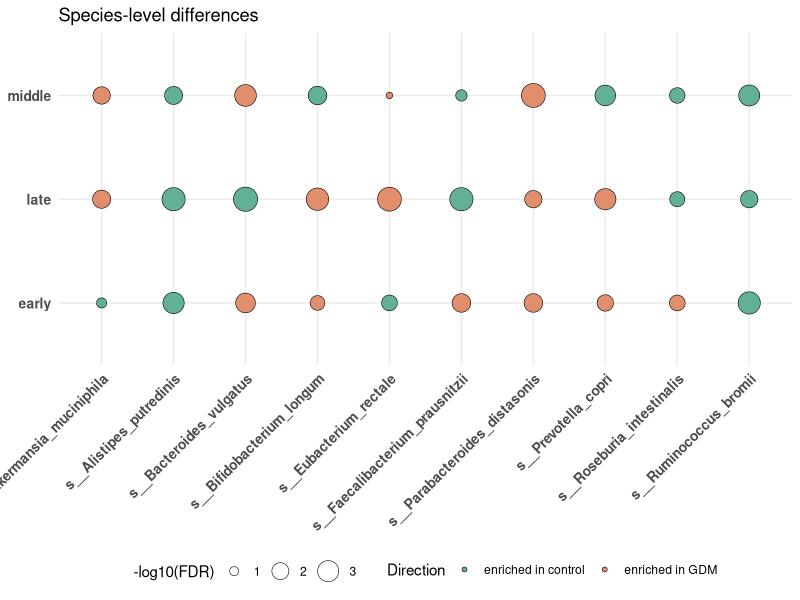
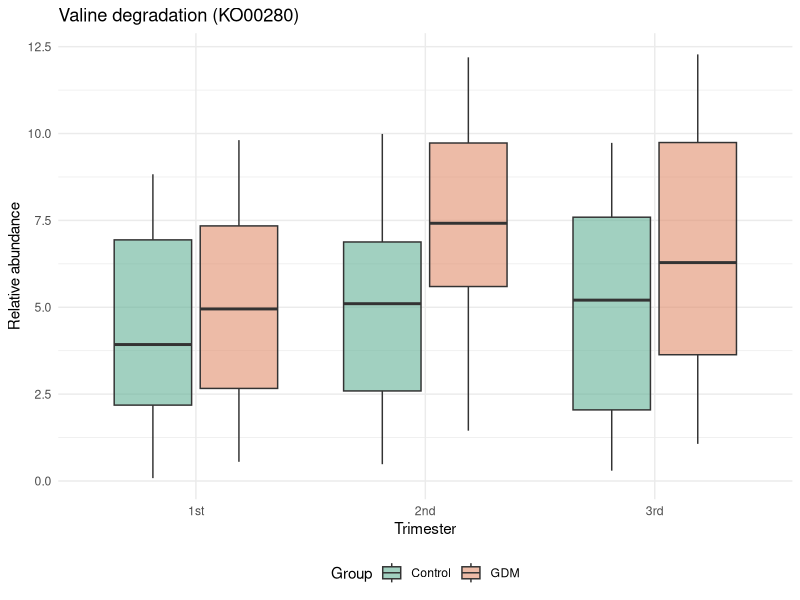
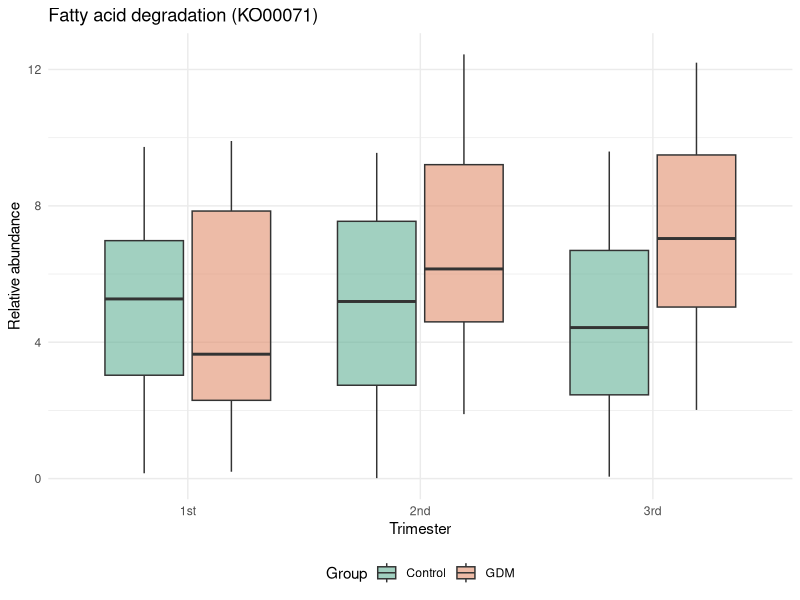
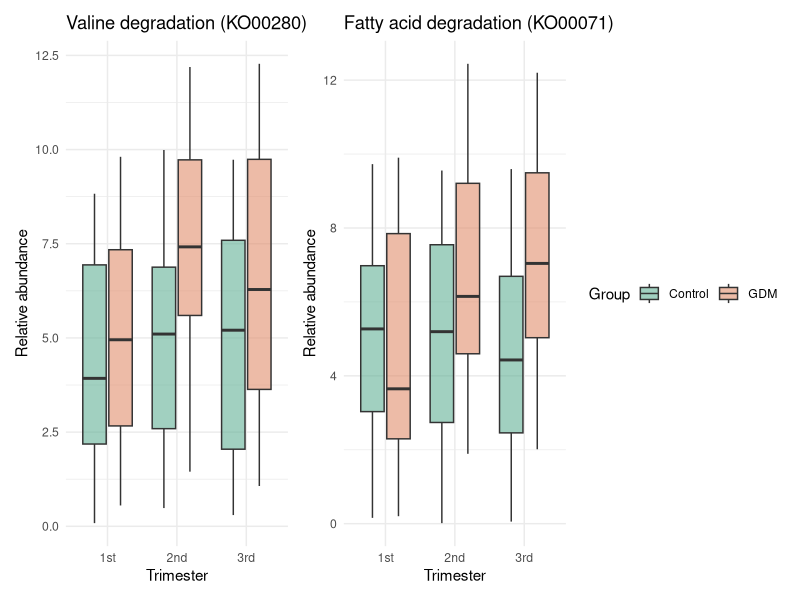
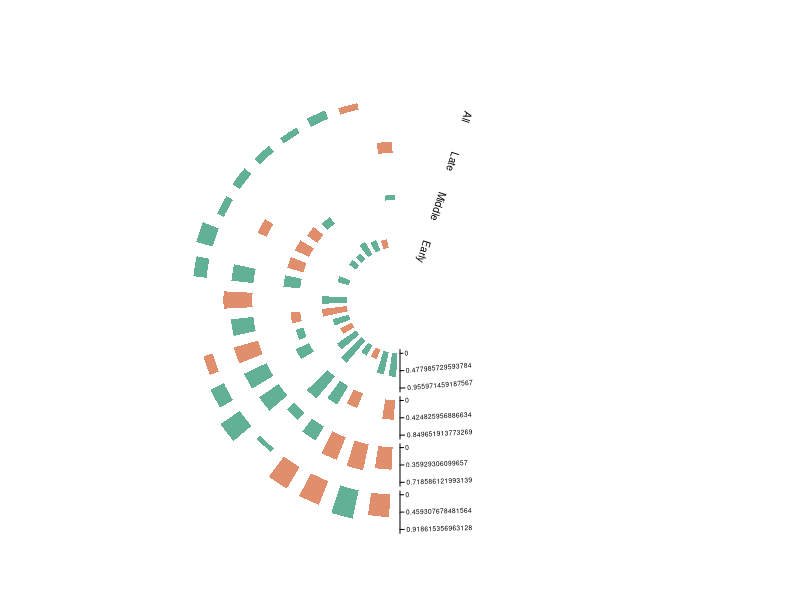

Write the R code that produced these figures, in order.
# Figure 4: Microbiome species + KO GSEA + pathway boxplots
library(ggplot2)
library(dplyr)
library(tidyr)
library(circlize)
library(ComplexHeatmap)
library(grid)

# -------------------- 4A: Species dotplot --------------------
set.seed(10)
species <- paste0("s__", c("Bacteroides_vulgatus", "Prevotella_copri", "Faecalibacterium_prausnitzii",
                           "Ruminococcus_bromii", "Akkermansia_muciniphila", "Bifidobacterium_longum",
                           "Eubacterium_rectale", "Roseburia_intestinalis", "Alistipes_putredinis",
                           "Parabacteroides_distasonis"))
trimesters <- c("early", "middle", "late")
dot_data <- expand.grid(Species = species, Trimester = trimesters, stringsAsFactors = FALSE)
dot_data$log10padj <- runif(nrow(dot_data), 0.5, 3)
dot_data$direction <- sample(c("enriched in GDM", "enriched in control"), nrow(dot_data), replace = TRUE)
dot_data$size <- dot_data$log10padj * 1.5

pA <- ggplot(dot_data, aes(x = Species, y = Trimester, size = size, fill = direction)) +
  geom_point(shape = 21, stroke = 0.3) +
  scale_size_continuous(range = c(2, 8), name = "-log10(FDR)") +
  scale_fill_manual(values = c("enriched in GDM" = "#E18E6D", "enriched in control" = "#62B197"),
                    name = "Direction") +
  theme_minimal() +
  theme(axis.text.x = element_text(angle = 45, hjust = 1, face = "bold", size = 10),
        axis.text.y = element_text(face = "bold", size = 10),
        axis.title = element_blank(),
        legend.position = "bottom") +
  labs(title = "Species-level differences")

# -------------------- 4B: GSEA circular barplot (fan) --------------------
# Simulate GSEA results for KO pathways across trimesters
set.seed(11)
ko_pathways <- paste0("KO", 1:20, ":", c("Valine degradation", "Fatty acid degradation", "Butanoate metabolism",
                                         "Glycolysis", "TCA cycle", "Oxidative phosphorylation",
                                         "Pyruvate metabolism", "Propanoate metabolism", "Cysteine metabolism",
                                         "Arginine biosynthesis", "Lysine degradation", "Phenylalanine metabolism",
                                         "Tryptophan metabolism", "Histidine metabolism", "Tyrosine metabolism",
                                         "Beta-alanine metabolism", "Glycerolipid metabolism", "Glycerophospholipid metabolism",
                                         "Arachidonic acid metabolism", "Linoleic acid metabolism"))
periods <- c("Early", "Middle", "Late", "All")
# Simulate NES and pvalue
fan_data <- expand.grid(Pathway = ko_pathways, Period = periods, stringsAsFactors = FALSE)
fan_data <- fan_data %>%
  group_by(Period) %>%
  mutate(NES = rnorm(n(), 0, 1.5),
         pvalue = runif(n(), 0.001, 0.2),
         pvalue = ifelse(runif(n()) < 0.4, runif(n(), 0.001, 0.05), pvalue),
         log10padj = -log10(pvalue),
         # leading edge ratio (simulated)
         ratio = ifelse(pvalue < 0.1, runif(n(), 0.1, 0.8), 0),
         ratio = ifelse(ratio < 0, 0, ratio)) %>%
  ungroup() %>%
  filter(pvalue < 0.1)  # keep only significant for display

# Prepare for circlize: we need a matrix of ratios with pathways as rows and periods as columns
fan_mat <- fan_data %>%
  select(Pathway, Period, ratio, NES) %>%
  pivot_wider(names_from = Period, values_from = c(ratio, NES), values_fill = list(ratio = 0, NES = 0))
fan_mat <- as.data.frame(fan_mat)
rownames(fan_mat) <- fan_mat$Pathway
fan_mat <- fan_mat[, -1]

# Order pathways by overall ratio
order_path <- order(rowMeans(fan_mat[, grep("ratio", colnames(fan_mat))], na.rm = TRUE), decreasing = TRUE)
fan_mat <- fan_mat[order_path, , drop = FALSE]
path_names <- rownames(fan_mat)

# Prepare for circlize: each period is a track; we need a matrix of ratios and NES colors
ratio_cols <- grep("ratio", colnames(fan_mat))
nes_cols <- grep("NES", colnames(fan_mat))
ratio_mat <- as.matrix(fan_mat[, ratio_cols])
nes_mat <- as.matrix(fan_mat[, nes_cols])
colnames(ratio_mat) <- gsub("ratio_", "", colnames(ratio_mat))
colnames(nes_mat) <- gsub("NES_", "", colnames(nes_mat))
# Ensure periods order
period_order <- c("Early", "Middle", "Late", "All")
ratio_mat <- ratio_mat[, period_order, drop = FALSE]
nes_mat <- nes_mat[, period_order, drop = FALSE]

# Define colors for NES (red positive, green negative)
nes_color <- function(x) {
  if (x > 0) "#E18E6D" else "#62B197"
}
color_mat <- matrix(apply(nes_mat, 2, function(col) sapply(col, nes_color)),
                    nrow = nrow(nes_mat), ncol = ncol(nes_mat),
                    dimnames = dimnames(nes_mat))

# Draw circular plot using circlize
circos_plot <- function() {
  circos.par(start.degree = 270, gap.degree = 180,
             track.height = 0.18, circle.margin = c(0.1, 0.1))
  circos.initialize(letters[1], xlim = c(0, nrow(ratio_mat)))
  # Tracks from outside to inside: All, Late, Middle, Early
  track_order <- c("All", "Late", "Middle", "Early")
  for (tr in track_order) {
    idx <- which(colnames(ratio_mat) == tr)
    values <- ratio_mat[, idx]
    cols <- color_mat[, idx]
    circos.track(ylim = c(0, max(values, na.rm = TRUE) * 1.2),
                 panel.fun = function(x, y) {
                   circos.barplot(values, 1:nrow(ratio_mat) - 0.5,
                                  col = cols, border = NA)
                   # Add axis and label
                   circos.yaxis(side = "left", at = c(0, max(values)*0.6, max(values)*1.2),
                                labels.cex = 0.4)
                   circos.text(nrow(ratio_mat) + 2, 0, tr,
                               facing = "reverse.clockwise", adj = c(0.5, -0.5), cex = 0.6)
                 }, bg.border = NA)
  }
  circos.clear()
}

# Save fan plot as PDF (since circlize doesn't integrate with ggplot easily)
pdf("Figure4B_fan.pdf", width = 6, height = 6)
circos_plot()
dev.off()
# To view, we'll open the saved file (or show inline in RStudio)
# Since we are in a script, we'll just print a message.

# -------------------- 4C-D: Pathway difference boxplots --------------------
# Simulate abundance data for two pathways (e.g., Valine degradation and Fatty acid degradation)
set.seed(12)
pathways_of_interest <- c("Valine degradation (KO00280)", "Fatty acid degradation (KO00071)")
n_samples <- 100
box_data <- expand.grid(Sample = 1:n_samples, Trimester = c("1st", "2nd", "3rd"),
                        Pathway = pathways_of_interest, stringsAsFactors = FALSE)
box_data$Abundance <- runif(nrow(box_data), 0, 10)
# Add GDM effect: increase in GDM for both pathways in 2nd and 3rd trimester
box_data$Group <- sample(c("GDM", "Control"), nrow(box_data), replace = TRUE)
box_data$Abundance <- box_data$Abundance +
  ifelse(box_data$Group == "GDM" & box_data$Trimester %in% c("2nd", "3rd"), runif(nrow(box_data), 1, 3), 0)

pC <- ggplot(box_data %>% filter(Pathway == pathways_of_interest[1]),
             aes(x = Trimester, y = Abundance, fill = Group)) +
  geom_boxplot(outlier.shape = NA, alpha = 0.6) +
  scale_fill_manual(values = c("GDM" = "#E18E6D", "Control" = "#62B197")) +
  labs(y = "Relative abundance", title = pathways_of_interest[1]) +
  theme_minimal() +
  theme(legend.position = "bottom")

pD <- ggplot(box_data %>% filter(Pathway == pathways_of_interest[2]),
             aes(x = Trimester, y = Abundance, fill = Group)) +
  geom_boxplot(outlier.shape = NA, alpha = 0.6) +
  scale_fill_manual(values = c("GDM" = "#E18E6D", "Control" = "#62B197")) +
  labs(y = "Relative abundance", title = pathways_of_interest[2]) +
  theme_minimal() +
  theme(legend.position = "bottom")

# -------------------- Output --------------------
print("Figure 4A (Species dotplot):")
print(pA)

print("Figure 4B (Fan plot) saved as Figure4B_fan.pdf in working directory. Open to view.")

print("Figure 4C & 4D (Pathway boxplots):")
print(pC)
print(pD)

# If you want to combine 4C and 4D side by side:
library(patchwork)
pCD <- pC + pD + plot_layout(guides = "collect")
print("Combined C-D:")
print(pCD)
